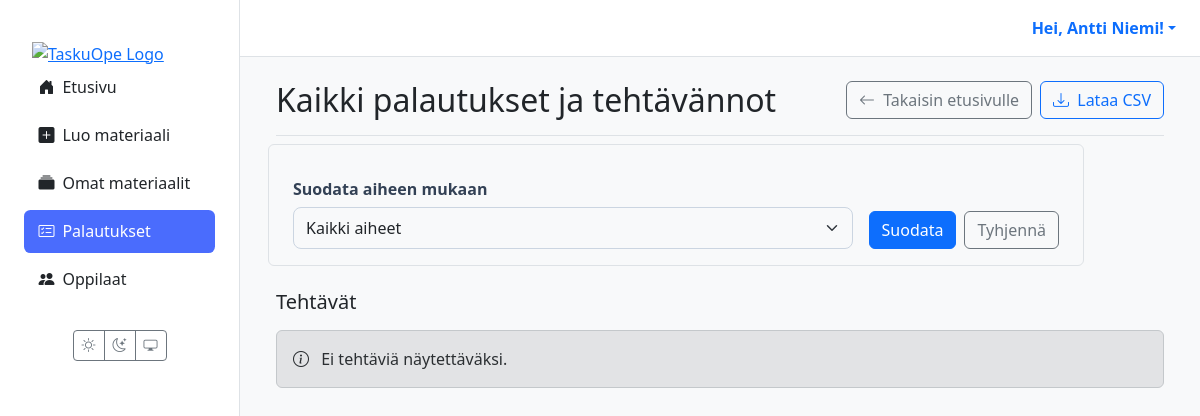
Before: /palautukset/ (signed in) with the older database file.
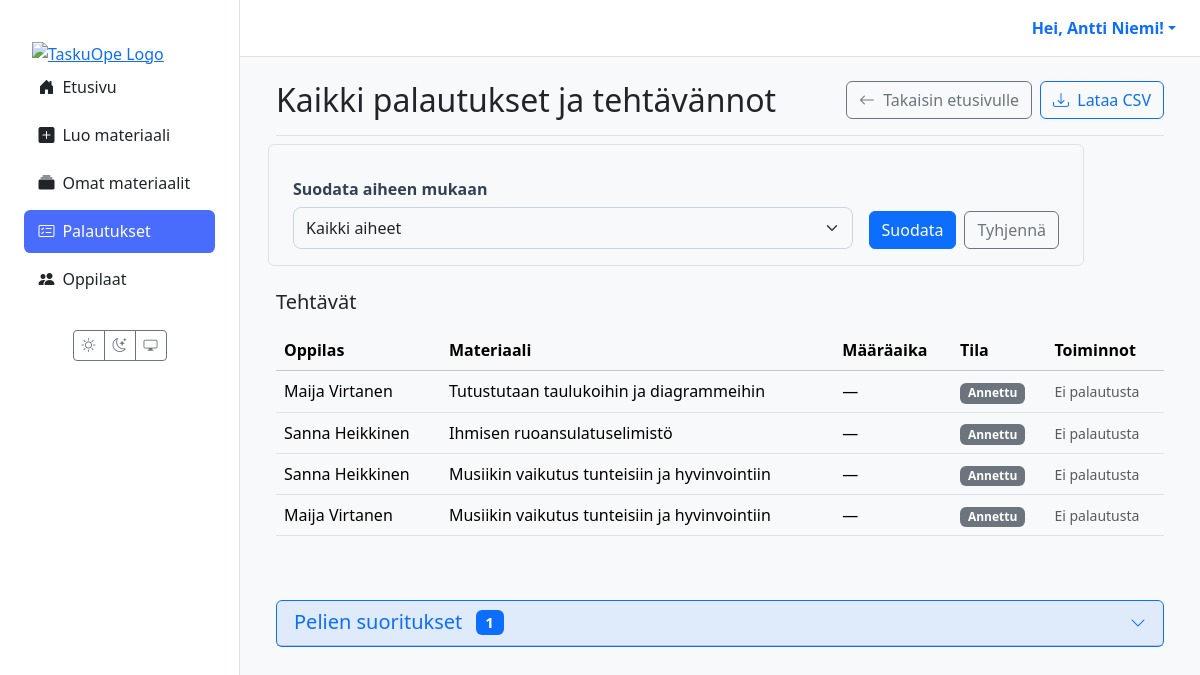
After: the same page with the newer database file.
### materials/models.py (models this page shows, shortened)
class Assignment(models.Model):
    class Status(models.TextChoices):
        ASSIGNED = "ASSIGNED", _("Annettu")
        IN_PROGRESS = "IN_PROGRESS", _("Kesken")
        SUBMITTED = "SUBMITTED", _("Palautettu")
        GRADED = "GRADED", _("Arvioitu")
    id = models.UUIDField(primary_key=True, default=uuid.uuid4, editable=False)
    material = models.ForeignKey(Material, on_delete=models.CASCADE, verbose_name=_("Materiaali"))
    student = models.ForeignKey(
        settings.AUTH_USER_MODEL,
        related_name='assignments',
        on_delete=models.CASCADE,
        limit_choices_to={'role': 'STUDENT'},
        verbose_name=_("Oppilas"),
    )
    assigned_by = models.ForeignKey(
        settings.AUTH_USER_MODEL,
        related_name='assigned_tasks',
        on_delete=models.CASCADE,
        limit_choices_to={'role': 'TEACHER'},
        verbose_name=_("Antanut opettaja"),
    )
    due_at = models.DateTimeField(null=True, blank=True, verbose_name=_("Määräaika"))
    status = models.CharField(max_length=20, choices=Status.choices, default=Status.ASSIGNED, verbose_name=_("Tila"))
    draft_response = models.TextField(blank=True, null=True, verbose_name=_("Luonnosvastaus"))
    created_at = models.DateTimeField(auto_now_add=True, verbose_name=_("Luotu"))
    class Meta:
        constraints = [
            models.UniqueConstraint(fields=['material', 'student'], name='unique_assignment_per_student'),
        ]
        indexes = [
            models.Index(fields=['status']),
            models.Index(fields=['due_at']),
            models.Index(fields=['student']),
            models.Index(fields=['assigned_by']),
        ]
        verbose_name = _("Tehtävänanto")
        verbose_name_plural = _("Tehtävänannot")

class Material(models.Model):
    class MaterialType(models.TextChoices):
        TASK = 'tehtävä', _('Tehtävä')
        LEARNING_MATERIAL = 'oppimateriaali', _('Oppimateriaali')
        TEST = 'testi', _('Testi')
        EXAM = 'koe', _('Koe')
        GAME = 'peli', _('Peli')
    class Status(models.TextChoices):
        DRAFT = 'DRAFT', _('Luonnos')
        PENDING_APPROVAL = 'PENDING', _('Odottaa hyväksyntää')
        APPROVED = 'APPROVED', _('Hyväksytty')
        REJECTED = 'REJECTED', _('Hylätty')
    GRADE_CHOICES = [(str(i), f"{i}. luokka") for i in range(1, 7)]
    id = models.UUIDField(primary_key=True, default=uuid.uuid4, editable=False)
    title = models.CharField(max_length=255, verbose_name=_("Otsikko"))
    content = models.TextField(
        verbose_name=_("Sisältö"),
        help_text=_("Raakasisältö, esim. AI:n tuottama teksti.")
    )
    structured_content = models.JSONField(
        null=True,
        blank=True,
        verbose_name=_("Jäsennelty sisältö"),
        help_text=_("Esim. monivalinnat tai tehtävän rakenne JSON-muodossa.")
    )
    material_type = models.CharField(
        max_length=50,
        choices=MaterialType.choices,
        default=MaterialType.TASK,
        verbose_name=_("Materiaalin tyyppi"),
    )
    subject = models.CharField(max_length=100, null=True, blank=True, verbose_name=_("Aine"))
    grade_level = models.CharField(
        max_length=20,
        choices=GRADE_CHOICES,
        null=True,
        blank=True,
        verbose_name=_("Luokka-aste"),
    )
    audience = models.JSONField(
        null=True,
        blank=True,
        verbose_name=_("Kohderyhmä"),
        help_text=_("Esim. {'learning_styles': ['visuaalinen'], 'languages': ['fi']}")
    )
    author = models.ForeignKey(
        settings.AUTH_USER_MODEL,
        related_name='authored_materials',
        on_delete=models.CASCADE,
        limit_choices_to={'role': 'TEACHER'},
        verbose_name=_("Tekijä (opettaja)"),
    )
    prompt = models.ForeignKey(
        Prompt,
        on_delete=models.SET_NULL,
        null=True,
        blank=True,
        verbose_name=_("Kehoite"),
    )
    status = models.CharField(
        max_length=50,
        choices=Status.choices,
        default=Status.DRAFT,
        verbose_name=_("Tila"),
    )
    version = models.IntegerField(default=1, verbose_name=_("Versio"))
    parent = models.ForeignKey(
        'self',
        on_delete=models.SET_NULL,
        null=True,
        blank=True,
        related_name='versions',
        verbose_name=_("Edellinen versio"),
    )
    created_at = models.DateTimeField(auto_now_add=True, verbose_name=_("Luotu"))
    updated_at = models.DateTimeField(auto_now=True, verbose_name=_("Päivitetty"))
    class Meta:
        verbose_name = _("Materiaali")
        verbose_name_plural = _("Materiaalit")

### users/models.py (models this page shows, shortened)
class CustomUser(AbstractUser):
    class Role(models.TextChoices):
        TEACHER = 'TEACHER', 'Teacher'
        STUDENT = 'STUDENT', 'Student'
    role = models.CharField(max_length=50, choices=Role.choices, default=Role.STUDENT)
    grade_class = models.PositiveSmallIntegerField(
        verbose_name="Luokka-aste",
        null=True,
        blank=True,
        choices=[(i, f"{i}. luokka") for i in range(1, 7)]
    )
    profile_image = models.ImageField(
        verbose_name="Profiilikuva",
        upload_to='profile_pics/',
        null=True,
        blank=True
    )

### materials/views/teacher.py (the view, shortened to what this page needs)
# urls.py: path("palautukset/", views.view_all_submissions_view, name="view_all_submissions"),
@login_required(login_url='kirjaudu')
def view_all_submissions_view(request):
    if request.user.role != 'TEACHER':
        messages.error(request, "Vain opettajat voivat nähdä tämän sivun.")
        return redirect('dashboard')
    q = (request.GET.get("q") or "").strip()
    st = request.GET.get("status")  # SUBMITTED | GRADED | None
    base = (Assignment.objects
            .filter(assigned_by=request.user)
            .select_related('material', 'student')
            .order_by('-created_at'))
    if st in ("SUBMITTED", "GRADED"):
        base = base.filter(status=st)
    normal_assignments = base.exclude(material__material_type='peli')
    game_assignments = base.filter(material__material_type='peli')
    page = Paginator(normal_assignments, 20).get_page(request.GET.get("page"))
    games_list = list(game_assignments[:50])  # Rajoita max 50 peliä
    return render(request, 'assignments/submissions_list.html', {
        'assignments': page,  # Normaalit tehtävät (paginated)
        'games': games_list,  # Pelit (ei sivutusta)
        'q': q,
        'status': st or "",
    })

### templates/assignments/submissions_list.html (shortened to what the changed rows need)
{% extends 'partials/base.html' %}
{% load static %}
{% block content %}
<div class="container-fluid">
  <div class="d-flex flex-wrap gap-2 justify-content-between align-items-center mb-4 border-bottom pb-3">
    <h1 class="h2 mb-0">Kaikki palautukset ja tehtävännot</h1>
  </div>
  <section class="assignments-list mb-5">
    <h5 class="mb-3">Tehtävät</h5>
    {% if assignments %}
    <div class="table-responsive">
      <table class="table table-hover align-middle tasks">
        <thead class="table-light">
          <tr>
            <th scope="col">Oppilas</th>
            <th scope="col">Materiaali</th>
            <th scope="col">Määräaika</th>
            <th scope="col">Tila</th>
            <th scope="col">Toiminnot</th>
          </tr>
        </thead>
        <tbody>
          {% for assignment in assignments %}
          <tr>
            <td data-label="Oppilas">{{ assignment.student.get_full_name|default:assignment.student.username }}</td>
            <td data-label="Materiaali">{{ assignment.material.title }}</td>
            <td data-label="Määräaika">{{ assignment.due_at|date:"d.m.Y H:i"|default:"—" }}</td>
            <td data-label="Tila">
              <span class="badge
                {% if assignment.status == 'GRADED' %}bg-success
                {% elif assignment.status == 'SUBMITTED' %}bg-primary
                {% elif assignment.status == 'IN_PROGRESS' %}bg-warning
                {% else %}bg-secondary{% endif %}">
                {{ assignment.get_status_display }}
              </span>
            </td>
            <td data-label="Toiminnot">
              {% if assignment.status in 'SUBMITTED,GRADED' %}
                {% with sub=assignment.submissions.last %}
                  {% if sub %}
                    <a href="{% url 'grade_submission' submission_id=sub.id %}"
                       class="btn btn-sm btn-outline-primary">
                      <i class="bi bi-pencil-square me-1"></i> Arvioi
                    </a>
                  {% endif %}
                {% endwith %}
              {% else %}
                <span class="text-muted small">Ei palautusta</span>
              {% endif %}
            </td>
          </tr>
          {% endfor %}
        </tbody>
      </table>
    </div>
    {% else %}
    <div class="alert alert-secondary" role="alert">
      <i class="bi bi-info-circle me-2"></i>
      {% if q %}
        Ei tehtäviä hakuehdoilla "{{ q }}".
      {% else %}
        Ei tehtäviä näytettäväksi.
      {% endif %}
    </div>
    {% endif %}
  </section>
  {% if games %}
  <section class="games-section">
    <div class="card border-primary">
      <div class="card-header bg-primary bg-opacity-10">
        <button class="btn btn-link w-100 text-start text-decoration-none p-0"
                type="button"
                data-bs-toggle="collapse"
                data-bs-target="#gamesCollapse"
                aria-expanded="false"
                aria-controls="gamesCollapse">
          <div class="d-flex justify-content-between align-items-center">
            <h5 class="mb-0">
              </i>Pelien suoritukset
              <span class="badge bg-primary ms-2">{{ games|length }}</span>
            </h5>
            <i class="bi bi-chevron-down"></i>
          </div>
        </button>
      </div>
    </div>
  </section>
  {% endif %}
</div>
{% endblock %}

Changed rows visible on the page:
added Assignment: student.get_full_name "Maija Virtanen", material "Tutustutaan taulukoihin ja diagrammeihin", due_at "—", status "Annettu", shows "Ei palautusta"
added Assignment: student.get_full_name "Sanna Heikkinen", material "Ihmisen ruoansulatuselimistö", due_at "—", status "Annettu", shows "Ei palautusta"
added Assignment: student.get_full_name "Sanna Heikkinen", material "Musiikin vaikutus tunteisiin ja hyvinvointiin", due_at "—", status "Annettu", shows "Ei palautusta"
added Assignment: student.get_full_name "Maija Virtanen", material "Musiikin vaikutus tunteisiin ja hyvinvointiin", due_at "—", status "Annettu", shows "Ei palautusta"
Other visible differences:
{{ games|length }}: (not shown) → "1"
text no longer shown: "Ei tehtäviä näytettäväksi."
text now shown: "Oppilas Materiaali Määräaika Tila Toiminnot Pelien suoritukset"
